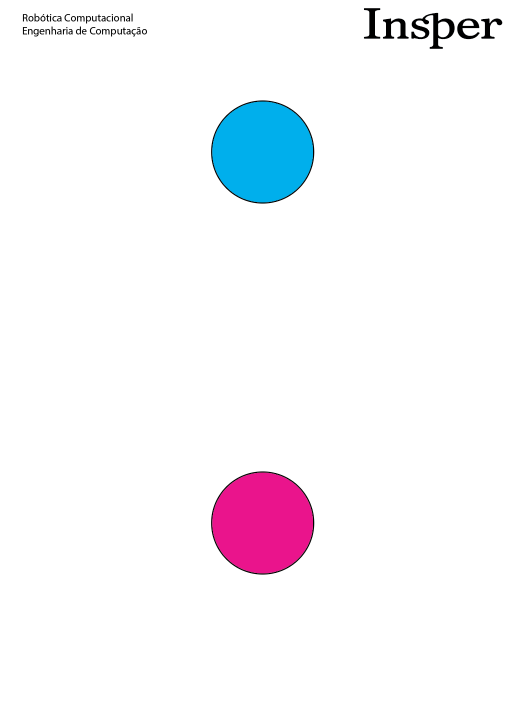
#> input picture original.png, 1044 x 1430 px, given in place of the camera (shown at 1/2 size)
$ python atividade_2_contorno.py
#> lines starting #> are read from the running program, lines starting #| are printed output that depends on the picture; after the words box and inside, x2 and y2 are one past the last pixel; in counts of white or black regions, pixels touching at a corner belong together
# -*- coding: utf-8 -*-
"""
Created on Thu Feb 20 14:03:40 2020

@author: Joao
"""

import cv2
import numpy as np
from matplotlib import pyplot as plt
import time
import math

import auxiliar as aux
from ipywidgets import widgets, interact, interactive, FloatSlider, IntSlider

# If you want to open a video, just change this path
#cap = cv2.VideoCapture('hall_box_battery.mp4')

# Parameters to use when opening the webcam.
cap = cv2.VideoCapture(0)
cap.set(cv2.CAP_PROP_FRAME_WIDTH, 640)
cap.set(cv2.CAP_PROP_FRAME_HEIGHT, 480)


while(True):
    # Capture frame-by-frame
    #print("New frame")
    ret, frame = cap.read()
#> frame is the input picture: shape (1430, 1044, 3); mean B, G, R 250.3, 246.5, 247.3

    frame_rgb= cv2.cvtColor(frame, cv2.COLOR_BGR2RGB)
    frame_hsv= cv2.cvtColor(frame, cv2.COLOR_BGR2HSV)
#> frame_hsv: shape (1430, 1044, 3); mean H, S, V 5.7, 10.5, 252.3
    cor_menor = np.array([172, 50, 50])
    cor_maior = np.array([180, 255, 255])
    cor_menor2 = np.array([80, 50, 50])
    cor_maior2 = np.array([110, 255, 255])
    mask_frame = cv2.inRange(frame_hsv, cor_menor, cor_maior)
#> mask_frame: shape (1430, 1044); every value is 0
    mask_frame2 = cv2.inRange(frame_hsv, cor_menor2, cor_maior2)
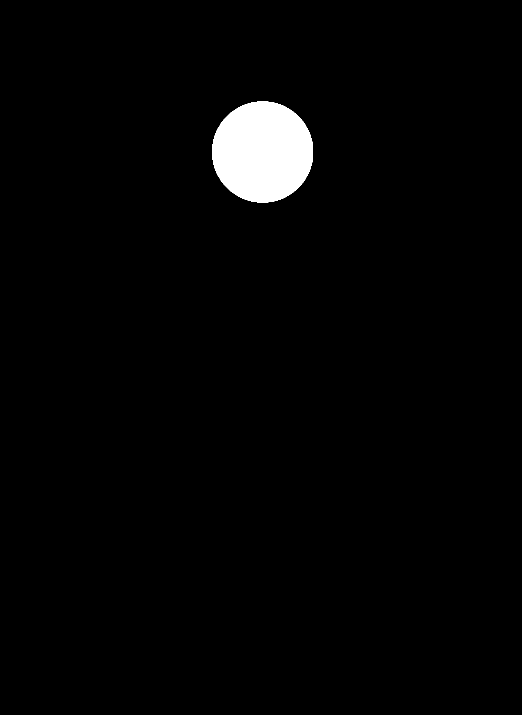
#> mask_frame2: shape (1430, 1044) (shown at 1/2 size); 2.2% white; 1 white region, box (x1, y1, x2, y2) and area: (424, 203, 626, 405) 32176
    segmentado_frame = cv2.morphologyEx(mask_frame,cv2.MORPH_CLOSE,np.ones((4, 4)))
    segmentado_frame2 = cv2.morphologyEx(mask_frame2,cv2.MORPH_CLOSE,np.ones((4, 4)))
#> segmentado_frame2: shape (1430, 1044); 2.2% white; 1 white region
    contornos, arvore = cv2.findContours(segmentado_frame.copy(), cv2.RETR_TREE, cv2.CHAIN_APPROX_SIMPLE)
#> contornos = []; arvore = None
    contornos2, arvore2 = cv2.findContours(segmentado_frame2.copy(), cv2.RETR_TREE, cv2.CHAIN_APPROX_SIMPLE)
#> contornos2 = 1 contour; box (x1, y1, x2, y2) and area: (425, 204, 627, 406) 31890; arvore2 = [[-1, -1, -1, -1]]
    contornos_img = frame_rgb.copy()
    contornos_img2 = frame_rgb.copy()
    img1 = cv2.drawContours(contornos_img, contornos, -1, [0, 0, 255], 3);
    img2 = cv2.drawContours(contornos_img2, contornos2, -1, [0, 0, 255], 3);
    foreground_img = cv2.bitwise_or(img1, img2)


    #More drawing functions @ http://docs.opencv.org/2.4/modules/core/doc/drawing_functions.html

    # Display the resulting frame
    cv2.imshow('Detector de circulos',foreground_img)
    #print("No circles were found")
    if cv2.waitKey(1) & 0xFF == ord('q'):
#> (key q is pressed here)
        break
# When everything done, release the capture

cap.release()
cv2.destroyAllWindows()
